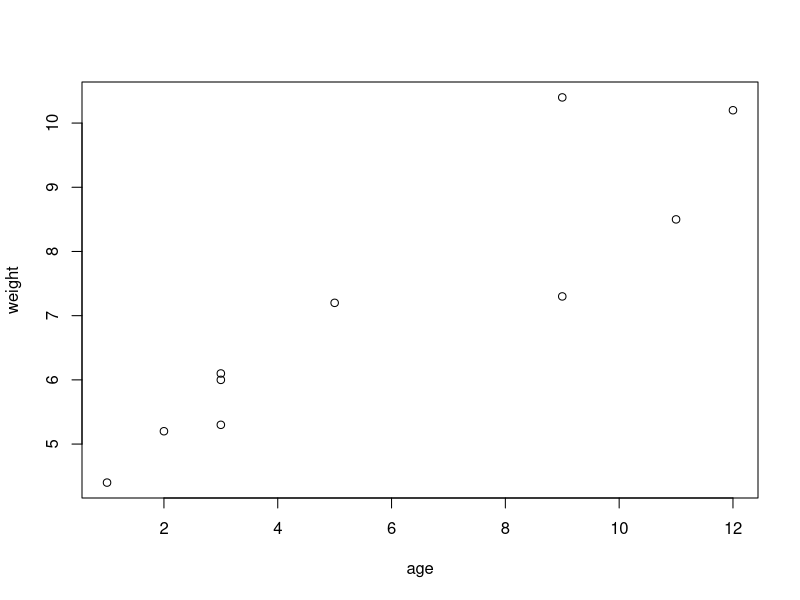
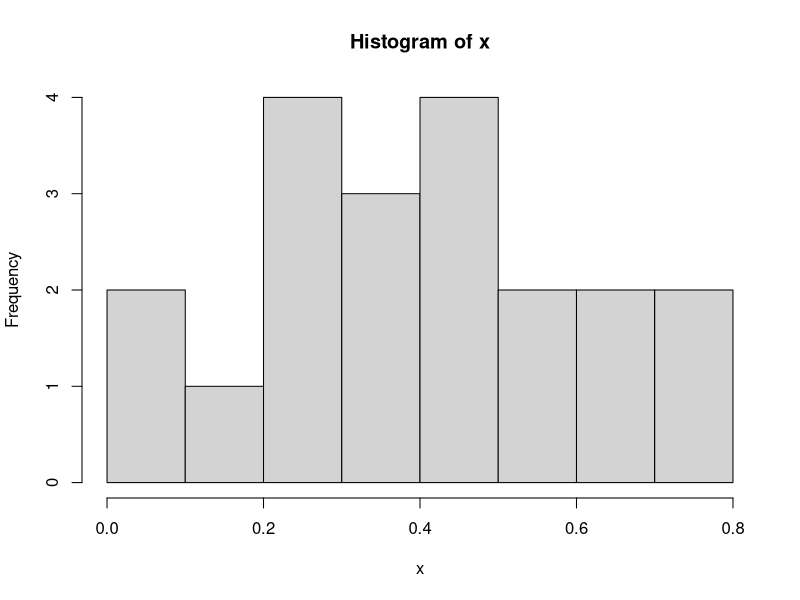

Source code (R) for these figures, in order: (Note: this script raises an error after producing the figures.)
#------------------------------------------------------#
# R in Action: Chapter 1                               #
#------------------------------------------------------#
# author：mxr
# In the following code q() is commented out so that
# you don't quit the session

# Listing 1.1 - A Sample R session

age <- c(1, 3, 5, 2, 11, 9, 3, 9, 12, 3)
weight <- c(4.4, 5.3, 7.2, 5.2, 8.5, 7.3, 6, 10.4, 
    10.2, 6.1)
mean(weight)
sd(weight)
cor(age, weight)
plot(age, weight)
# q()

# Listing 1.2 - An example of commands used to manage
# the R Workspace. Change the next line to one of your 
# directories

setwd("C:/myprojects/project1")
options()
options(digits=3)
x <- runif(20)
summary(x)
hist(x)
savehistory()
save.image()
# q()

# Listing 1.3 - Working with a new package

help.start()
install.packages("vcd")
help(package = "vcd")
library(vcd)
help(Arthritis)
Arthritis
example(Arthritis)
# q()
